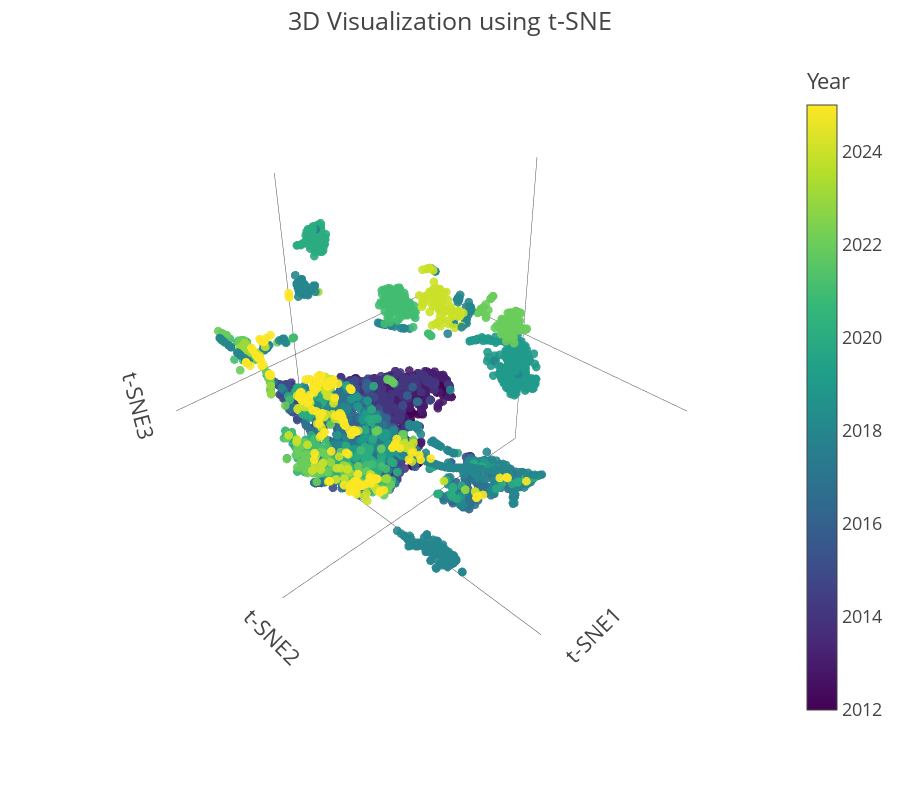

This figure's notebook cell:
### Code cell
# t-SNE dimensionality reduction
tsne = TSNE(n_components=3, random_state=2225, perplexity=100, n_iter=1000)
tsne_results = tsne.fit_transform(df_scaled)

# Plot using the function
plot_3d_embedding(df_scaled, tsne_results, method_name='t-SNE')

### Figure 1 — Plotly figure (JSON) as saved in the notebook; plotly's stock layout.template omitted (floating-point values rounded to 4 significant figures; data arrays with more than 128 entries replaced by an {"elided": "..."} marker saying what was removed)
{"data": [{"hovertemplate": "t-SNE1=%{x}<br>t-SNE2=%{y}<br>t-SNE3=%{z}<br>Year=%{marker.color}<extra></extra>", "legendgroup": "", "marker": {"color": {"elided": "4479 float values"}, "coloraxis": "coloraxis", "opacity": 0.9, "size": 3, "symbol": "circle"}, "mode": "markers", "name": "", "scene": "scene", "showlegend": false, "type": "scatter3d", "x": {"elided": "4479 float values"}, "y": {"elided": "4479 float values"}, "z": {"elided": "4479 float values"}}], "layout": {"coloraxis": {"colorbar": {"title": {"text": "Year"}}, "colorscale": [[0, "#440154"], [0.1111, "#482878"], [0.2222, "#3e4989"], [0.3333, "#31688e"], [0.4444, "#26828e"], [0.5556, "#1f9e89"], [0.6667, "#35b779"], [0.7778, "#6ece58"], [0.8889, "#b5de2b"], [1, "#fde725"]]}, "height": 800, "legend": {"tracegroupgap": 0}, "margin": {"t": 60}, "scene": {"aspectmode": "cube", "bgcolor": "white", "domain": {"x": [0, 1], "y": [0, 1]}, "xaxis": {"showgrid": false, "showticklabels": false, "title": {"text": "t-SNE1"}}, "yaxis": {"showgrid": false, "showticklabels": false, "title": {"text": "t-SNE2"}}, "zaxis": {"showgrid": false, "showticklabels": false, "title": {"text": "t-SNE3"}}}, "title": {"text": "3D Visualization using t-SNE"}}}
